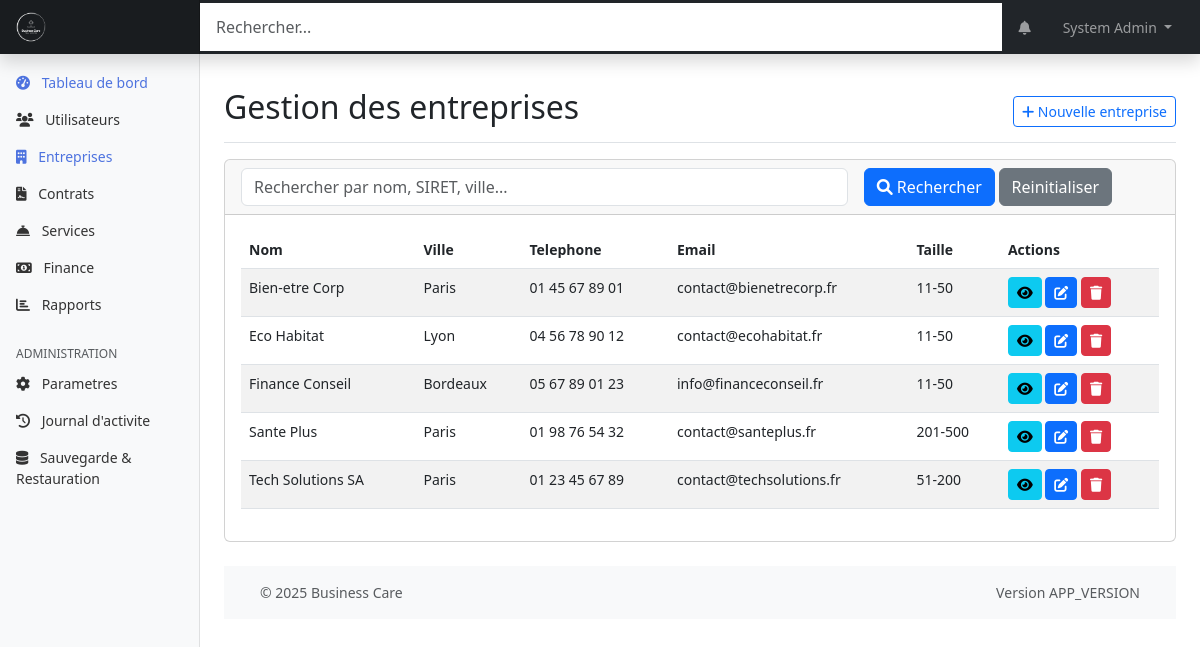
The page /web-admin/modules/companies/index.php (signed in) on the database as committed earlier.
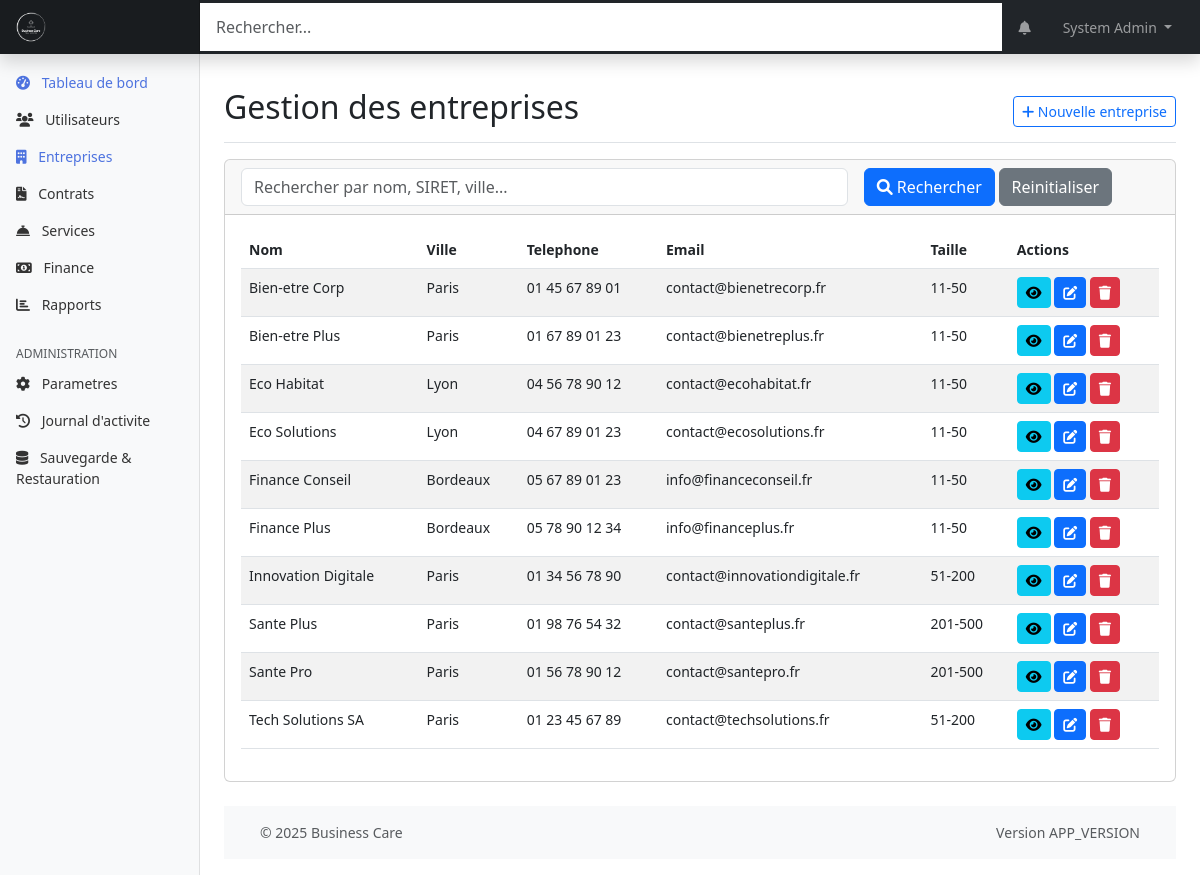
The same page on the database as committed later.
### tables this page shows
CREATE TABLE entreprises (
    id INT PRIMARY KEY AUTO_INCREMENT,
    nom VARCHAR(255) NOT NULL,
    siret VARCHAR(14) UNIQUE,
    adresse TEXT,
    code_postal VARCHAR(10),
    ville VARCHAR(100),
    telephone VARCHAR(20),
    email VARCHAR(255),
    site_web VARCHAR(255),
    logo_url VARCHAR(255),
    taille_entreprise ENUM('1-10', '11-50', '51-200', '201-500', '500+'),
    secteur_activite VARCHAR(100),
    date_creation DATE,
    created_at TIMESTAMP DEFAULT CURRENT_TIMESTAMP,
    updated_at TIMESTAMP DEFAULT CURRENT_TIMESTAMP ON UPDATE CURRENT_TIMESTAMP,
    INDEX idx_siret (siret),
    INDEX idx_ville (ville)
);

### web-admin/includes/page_functions/modules/companies.php (called while the page is built, shortened)
<?php
function companiesGetList($page = 1, $perPage = 10, $search = '') {
    $where = '';
    $params = [];
    $offset = ($page - 1) * $perPage;
    $pdo = getDbConnection();
    $countSql = "SELECT COUNT(id) FROM entreprises";
    $countStmt = $pdo->prepare($countSql);
    $countStmt->execute($params);
    $totalCompanies = $countStmt->fetchColumn();
    $totalPages = ceil($totalCompanies / $perPage);
    $page = max(1, min($page, $totalPages));
    $sql = "SELECT * FROM entreprises";
    $sql .= " ORDER BY nom ASC LIMIT ?, ?";
    $params[] = $offset;
    $params[] = $perPage;
    $stmt = $pdo->prepare($sql);
    $stmt->execute($params);
    $companies = $stmt->fetchAll(PDO::FETCH_ASSOC);
    return [
        'companies' => $companies,
        'currentPage' => $page,
        'totalPages' => $totalPages,
        'totalItems' => $totalCompanies,
        'perPage' => $perPage
    ];
}

### web-admin/modules/companies/index.php (the view, shortened to what the rows shown need)
<?php
require_once '../../includes/page_functions/modules/companies.php';
$page = isset($_GET['page']) ? (int)$_GET['page'] : 1;
$search = isset($_GET['search']) ? $_GET['search'] : '';
$action = isset($_GET['action']) ? $_GET['action'] : '';
$company = null;
$result = companiesGetList($page, 10, $search);
$companies = $result['companies'];
include_once '../../templates/header.php';
?>
<div class="container-fluid">
    <div class="row">
        <main class="col-md-9 ms-sm-auto col-lg-10 px-md-4">
            <div class="d-flex justify-content-between flex-wrap flex-md-nowrap align-items-center pt-3 pb-2 mb-3 border-bottom">
                <h1 class="h2">Gestion des entreprises</h1>
            </div>
            <?php if ($action === 'add' || $action === 'edit'): ?>
                <div class="card">
                    <div class="card-header">
                        <?php echo $action === 'add' ? 'Ajouter une nouvelle entreprise' : 'Modifier l\'entreprise'; ?>
                    </div>
                    <div class="card-body">
                        <form method="post">
                            <div class="row mb-3">
                                <div class="col-md-6">
                                    <label for="nom" class="form-label">Nom de l'entreprise*</label>
                                    <input type="text" class="form-control" id="nom" name="nom" value="<?php echo isset($company['nom']) ? htmlspecialchars($company['nom']) : ''; ?>" required>
                                </div>
                                <div class="col-md-6">
                                    <label for="siret" class="form-label">SIRET</label>
                                    <input type="text" class="form-control" id="siret" name="siret" value="<?php echo isset($company['siret']) ? htmlspecialchars($company['siret']) : ''; ?>">
                                </div>
                            </div>
                            <div class="row mb-3">
                                <div class="col-md-12">
                                    <label for="adresse" class="form-label">Adresse</label>
                                    <textarea class="form-control" id="adresse" name="adresse" rows="2"><?php echo isset($company['adresse']) ? htmlspecialchars($company['adresse']) : ''; ?></textarea>
                                </div>
                            </div>
                            <div class="row mb-3">
                                <div class="col-md-4">
                                    <label for="code_postal" class="form-label">Code postal</label>
                                    <input type="text" class="form-control" id="code_postal" name="code_postal" value="<?php echo isset($company['code_postal']) ? htmlspecialchars($company['code_postal']) : ''; ?>">
                                </div>
                                <div class="col-md-8">
                                    <label for="ville" class="form-label">Ville</label>
                                    <input type="text" class="form-control" id="ville" name="ville" value="<?php echo isset($company['ville']) ? htmlspecialchars($company['ville']) : ''; ?>">
                                </div>
                            </div>
                            <div class="row mb-3">
                                <div class="col-md-6">
                                    <label for="telephone" class="form-label">Telephone</label>
                                    <input type="tel" class="form-control" id="telephone" name="telephone" value="<?php echo isset($company['telephone']) ? htmlspecialchars($company['telephone']) : ''; ?>">
                                </div>
                                <div class="col-md-6">
                                    <label for="email" class="form-label">Email</label>
                                    <input type="email" class="form-control" id="email" name="email" value="<?php echo isset($company['email']) ? htmlspecialchars($company['email']) : ''; ?>">
                                </div>
                            </div>
                            <div class="row mb-3">
                                <div class="col-md-6">
                                    <label for="site_web" class="form-label">Site web</label>
                                    <input type="url" class="form-control" id="site_web" name="site_web" value="<?php echo isset($company['site_web']) ? htmlspecialchars($company['site_web']) : ''; ?>">
                                </div>
                                <div class="col-md-6">
                                    <label for="date_creation" class="form-label">Date de creation</label>
                                    <input type="date" class="form-control" id="date_creation" name="date_creation" value="<?php echo isset($company['date_creation']) ? htmlspecialchars($company['date_creation']) : ''; ?>">
                                </div>
                            </div>
                            <div class="row mb-3">
                                <div class="col-md-6">
                                    <label for="taille_entreprise" class="form-label">Taille de l'entreprise</label>
                                    <select class="form-select" id="taille_entreprise" name="taille_entreprise">
                                        <option value="">Selectionnez...</option>
                                        <?php
                                        $sizes = ['1-10', '11-50', '51-200', '201-500', '500+'];
                                        foreach ($sizes as $size) {
                                            $selected = (isset($company['taille_entreprise']) && $company['taille_entreprise'] === $size) ? 'selected' : '';
                                            echo "<option value=\"$size\" $selected>$size</option>";
                                        }
                                        ?>
                                    </select>
                                </div>
                                <div class="col-md-6">
                                    <label for="secteur_activite" class="form-label">Secteur d'activite</label>
                                    <input type="text" class="form-control" id="secteur_activite" name="secteur_activite" value="<?php echo isset($company['secteur_activite']) ? htmlspecialchars($company['secteur_activite']) : ''; ?>">
                                </div>
                            </div>
                            <div class="row">
                                <div class="col-12">
                                    <button type="submit" class="btn btn-primary">Enregistrer</button>
                                    <a href="<?php echo WEBADMIN_URL; ?>/modules/companies/" class="btn btn-secondary">Annuler</a>
                                </div>
                            </div>
                        </form>
                    </div>
                </div>
            <?php else: ?>
                <div class="card mb-4">
                    <div class="card-body">
                        <?php if (count($companies) > 0): ?>
                            <table class="table table-striped table-hover">
                                <thead>
                                    <tr>
                                        <th>Nom</th>
                                        <th>Ville</th>
                                        <th>Telephone</th>
                                        <th>Email</th>
                                        <th>Taille</th>
                                        <th>Actions</th>
                                    </tr>
                                </thead>
                                <tbody>
                                    <?php foreach ($companies as $company): ?>
                                        <tr>
                                            <td><?php echo htmlspecialchars($company['nom']); ?></td>
                                            <td><?php echo htmlspecialchars($company['ville'] ?: '-'); ?></td>
                                            <td><?php echo htmlspecialchars($company['telephone'] ?: '-'); ?></td>
                                            <td><?php echo htmlspecialchars($company['email'] ?: '-'); ?></td>
                                            <td><?php echo htmlspecialchars($company['taille_entreprise'] ?: '-'); ?></td>
                                            <td>
                                                <a href="?action=view&id=<?php echo $company['id']; ?>" class="btn btn-sm btn-info">
                                                    <i class="fas fa-eye"></i>
                                                </a>
                                                <a href="?action=edit&id=<?php echo $company['id']; ?>" class="btn btn-sm btn-primary">
                                                    <i class="fas fa-edit"></i>
                                                </a>
                                                <a href="?action=delete&id=<?php echo $company['id']; ?>" class="btn btn-sm btn-danger" onclick="return confirm('Êtes-vous sûr de vouloir supprimer cette entreprise ?')">
                                                    <i class="fas fa-trash"></i>
                                                </a>
                                            </td>
                                        </tr>
                                    <?php endforeach; ?>
                                </tbody>
                            </table>
                        <?php else: ?>
                            <div class="alert alert-info">
                                Aucune entreprise trouvee. <a href="?action=add" class="alert-link">Ajouter une nouvelle entreprise</a>
                            </div>
                        <?php endif; ?>
                    </div>
                </div>
            <?php endif; ?>
            <?php include_once '../../templates/footer.php'; ?>
        </main>
    </div>
</div>

Rows that differ between the two databases and show on the page:
added entreprises: nom "Bien-etre Plus", ville "Paris", telephone "01 67 89 01 23", email "contact@bienetreplus.fr", taille_entreprise "11-50"
added entreprises: nom "Eco Solutions", ville "Lyon", telephone "04 67 89 01 23", email "contact@ecosolutions.fr", taille_entreprise "11-50"
added entreprises: nom "Finance Plus", ville "Bordeaux", telephone "05 78 90 12 34", email "info@financeplus.fr", taille_entreprise "11-50"
added entreprises: nom "Innovation Digitale", ville "Paris", telephone "01 34 56 78 90", email "contact@innovationdigitale.fr", taille_entreprise "51-200"
added entreprises: nom "Sante Pro", ville "Paris", telephone "01 56 78 90 12", email "contact@santepro.fr", taille_entreprise "201-500"
